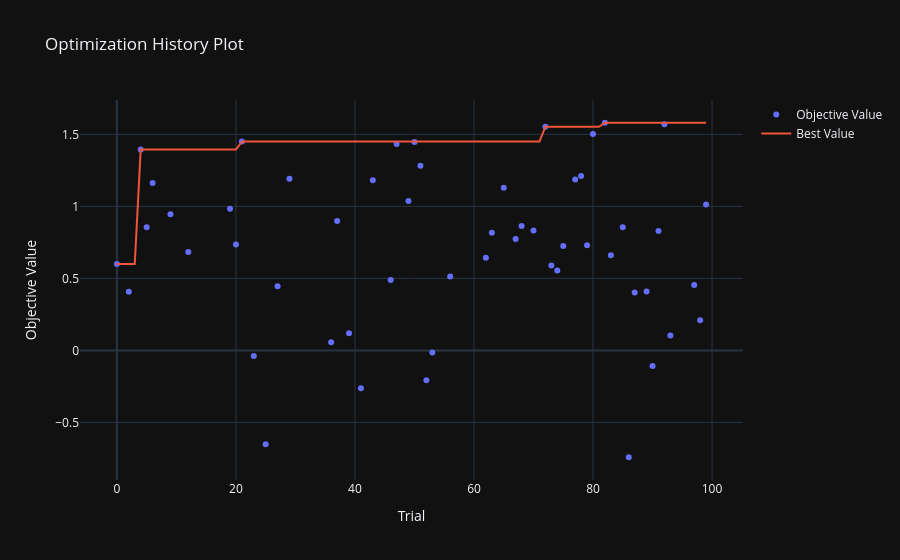

Here is the notebook cell this chart was saved with:
### Markdown cell above
From the importance plot, we can see that the following parameters are most important:

-atr_multiplier
-sar_maximum
-adx_threshold

### Code cell
fig3 = optuna.visualization.plot_optimization_history(study)
show(fig3)
